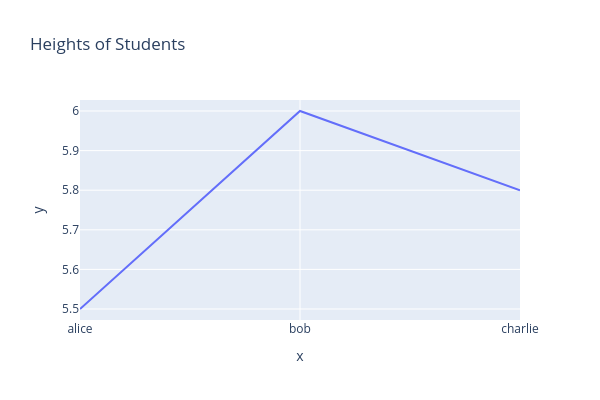

Notebook code for this chart:
### Code cell
# First we create dummy dataset
# for line plot
import plotly.express as px  

names = ['alice', 'bob', 'charlie']  
heights = [5.5, 6.0, 5.8]  

fig = px.line(x=names, y=heights, title='Heights of Students' ,height=400, width=600)  
fig.show()

### Figure 1 — Plotly figure (JSON) as saved in the notebook; plotly's stock layout.template omitted (floating-point values rounded to 4 significant figures)
{"data": [{"hovertemplate": "x=%{x}<br>y=%{y}<extra></extra>", "legendgroup": "", "line": {"color": "#636efa", "dash": "solid"}, "marker": {"symbol": "circle"}, "mode": "lines", "name": "", "orientation": "v", "showlegend": false, "type": "scatter", "x": ["alice", "bob", "charlie"], "xaxis": "x", "y": [5.5, 6.0, 5.8], "yaxis": "y"}], "layout": {"height": 400, "legend": {"tracegroupgap": 0}, "title": {"text": "Heights of Students"}, "width": 600, "xaxis": {"anchor": "y", "domain": [0, 1], "title": {"text": "x"}}, "yaxis": {"anchor": "x", "domain": [0, 1], "title": {"text": "y"}}}}
